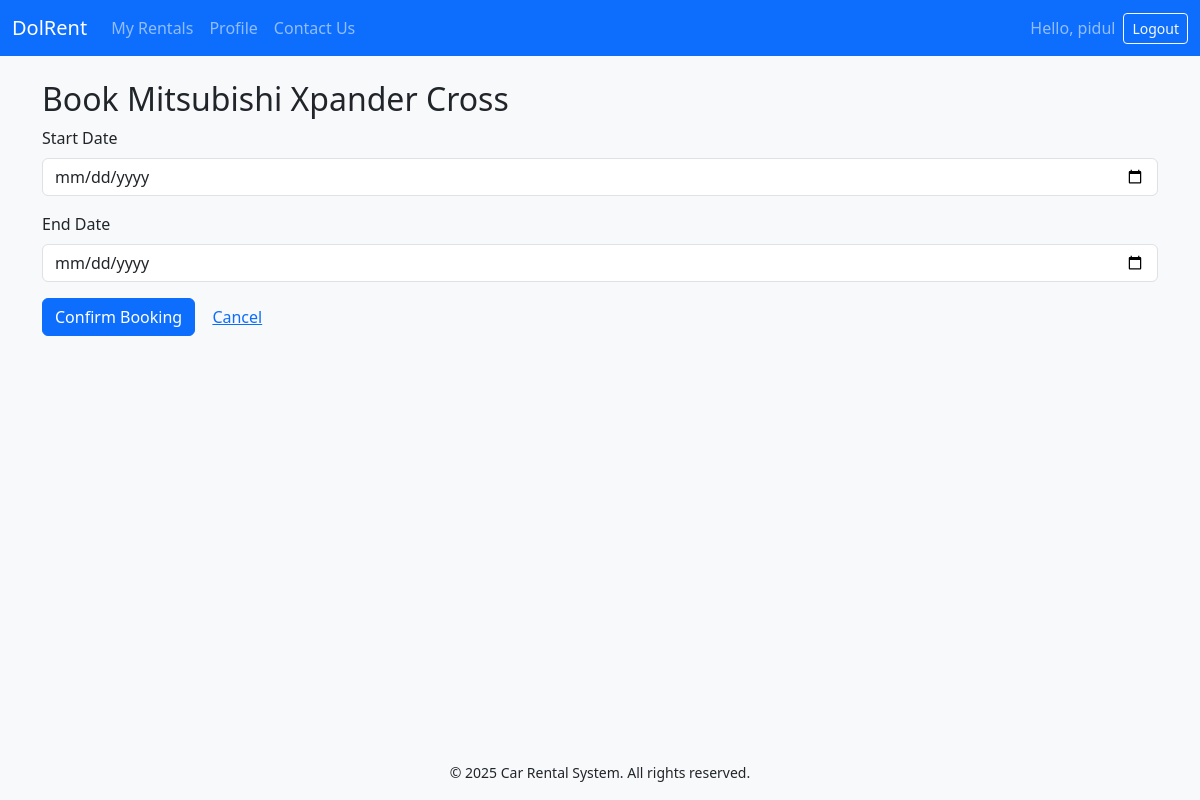
Page /booking/1 (signed in) on the committed database.
### app.py (models this page shows, shortened)
class User(UserMixin, db.Model):
    id = db.Column(db.Integer, primary_key=True)
    username = db.Column(db.String(80), unique=True, nullable=False)
    email = db.Column(db.String(120), unique=True, nullable=False)
    password_hash = db.Column(db.String(128), nullable=False)
    is_admin = db.Column(db.Boolean, default=False)
    profile_image = db.Column(db.String(255), nullable=True)
    rentals = db.relationship('Booking', backref='renter', lazy=True)
    messages = db.relationship('ContactMessage', backref='sender', lazy=True)

class Car(db.Model):
    id = db.Column(db.Integer, primary_key=True)
    make = db.Column(db.String(50), nullable=False)
    model = db.Column(db.String(50), nullable=False)
    year = db.Column(db.Integer, nullable=False)
    price_per_day = db.Column(db.Float, nullable=False)
    description = db.Column(db.Text, nullable=True)
    image_url = db.Column(db.String(255), nullable=True)
    active = db.Column(db.Boolean, default=True)
    bookings = db.relationship('Booking', backref='car', lazy=True)

### app.py (the view, shortened to what this page needs)
@app.route('/booking/<int:car_id>', methods=['GET','POST'])
@login_required
def booking(car_id):
    car = Car.query.get_or_404(car_id)
    if not car.active:
        flash('Car not available for booking.', 'warning')
        return redirect(url_for('home'))
    return render_template('booking.html', car=car)

### app.py (called while the page is built)
@login_manager.user_loader
def load_user(user_id):
    return User.query.get(int(user_id))

### templates/booking.html (shortened to what this page needs)
{% extends 'base.html' %}
{% block content %}
<h2>Book {{ car.make }} {{ car.model }}</h2>
<form method="POST" action="{{ url_for('booking', car_id=car.id) }}">
  <div class="mb-3">
    <label for="start_date" class="form-label">Start Date</label>
    <input id="start_date" name="start_date" type="date" class="form-control" required />
  </div>
  <div class="mb-3">
    <label for="end_date" class="form-label">End Date</label>
    <input id="end_date" name="end_date" type="date" class="form-control" required />
  </div>
  <button type="submit" class="btn btn-primary">Confirm Booking</button>
  <a href="{{ url_for('car_details', car_id=car.id) }}" class="btn btn-link">Cancel</a>
</form>
{% endblock %}

### templates/base.html (shortened to what this page needs)
<!DOCTYPE html>
<html lang="en">
<head>
    <link href="https://cdn.jsdelivr.net/npm/bootstrap@5.3.0/dist/css/bootstrap.min.css" rel="stylesheet" />
    <link rel="stylesheet" href="{{ url_for('static', filename='css/style.css') }}" />
</head>
<body>
<nav class="navbar navbar-expand-lg navbar-dark bg-primary">
  <div class="container-fluid">
    <a class="navbar-brand" href="{{ url_for('home') }}">DolRent</a>
    <div class="collapse navbar-collapse" id="navbarNav">
      <ul class="navbar-nav me-auto">
      {% if current_user.is_authenticated %}
        <li class="nav-item">
          <a class="nav-link" href="{{ url_for('my_rentals') }}">My Rentals</a>
        </li>
        <li class="nav-item">
          <a class="nav-link" href="{{ url_for('profile') }}">Profile</a>
        </li>
        <li class="nav-item">
          <a class="nav-link" href="{{ url_for('contact') }}">Contact Us</a>
        </li>
      {% else %}
        <li class="nav-item"><a class="nav-link" href="{{ url_for('login') }}">Login</a></li>
        <li class="nav-item"><a class="nav-link" href="{{ url_for('register') }}">Register</a></li>
        <li class="nav-item"><a class="nav-link" href="{{ url_for('contact') }}">Contact Us</a></li>
      {% endif %}
      </ul>
      {% if current_user.is_authenticated %}
      <span class="navbar-text me-2">Hello, {{ current_user.username }}</span>
      <a class="btn btn-outline-light btn-sm" href="{{ url_for('logout') }}">Logout</a>
      {% endif %}
    </div>
  </div>
</nav>
<div class="container mt-4">
  {% block content %}{% endblock %}
</div>
<footer class="bg-light py-3 mt-5 text-center">
  <div class="container">
    <small>© 2025 Car Rental System. All rights reserved.</small>
  </div>
</footer>
</body>
</html>

### static/css/style.css (style rules this page uses)
body { padding-bottom: 60px; background-color: #f8f9fa; }
footer { position: fixed; bottom: 0; width: 100%; }

### rows in the picture
User: username "pidul"
Car: make "Mitsubishi", model "Xpander Cross"
